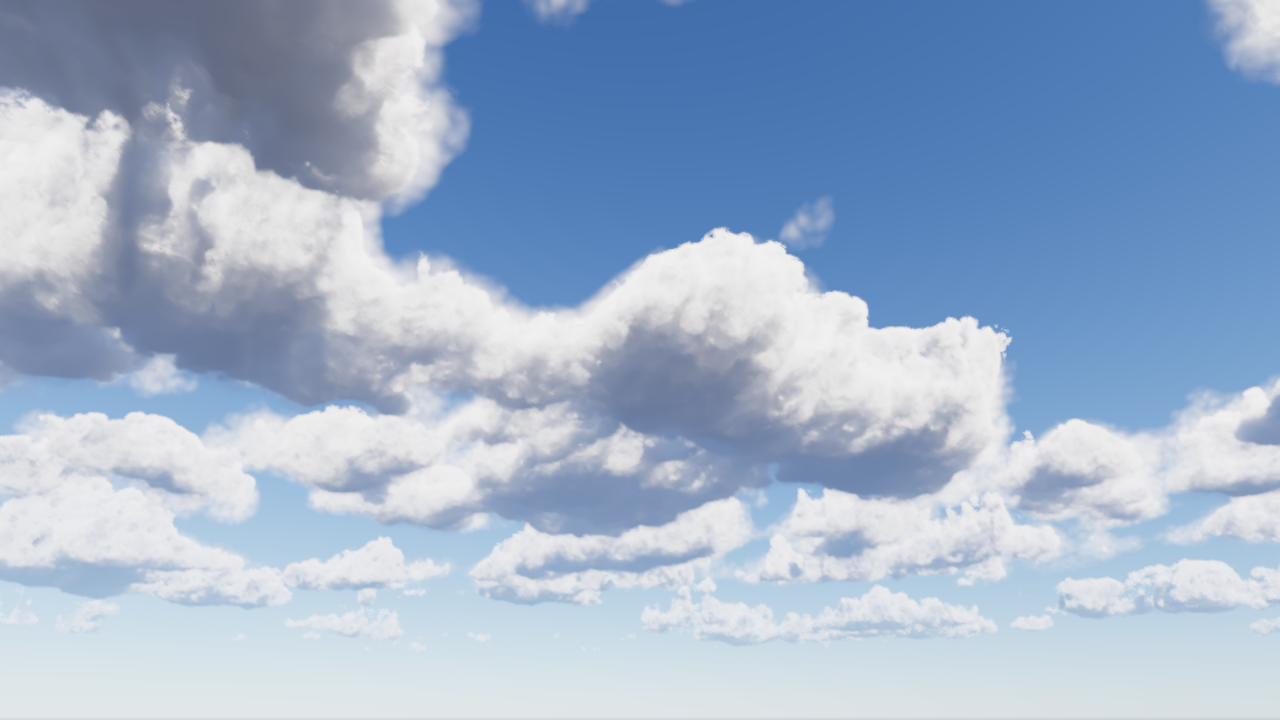
#> input picture work/captures/P2-5a/flip/gp7.png, 1280 x 720 px, found by its file name
$ python sheet.py
#> lines starting #> are read from the running program, lines starting #| are printed output that depends on the picture
# P2.5a sheet: gp7 off | on (edgeLead +1) | on flipped (edgeLead -1), fit lighting; under each a 1:1 crop (cyan box) of the central
# body's top and upper flanks; below, ground off | on. Run from this directory: python3 sheet.py
from PIL import Image, ImageDraw
CX, CY = 420, 200   # top-left of the 640x360 1:1 crop, full-res px
W, H, LH, G = 640, 360, 18, 8
cols = [('off', 'gp7 edge character OFF (main)'), ('on', 'gp7 ON, edgeLead +1 (leading crisp)'), ('flip', 'gp7 ON, edgeLead -1 (flipped)')]
sheet = Image.new('RGB', (3 * W + 2 * G, 2 * (LH + H) + LH + H), (20, 20, 20))
#> sheet: PIL image 1936x1134 RGB; every value is 20
d = ImageDraw.Draw(sheet)
for c, (s, name) in enumerate(cols):
    im = Image.open(f'{s}/gp7.png').convert('RGB'); x0 = c * (W + G)
#> further down, im is the input picture: PIL image 1280x720 RGB; mean R, G, B 159.2, 178.6, 204
    d.text((x0 + 6, 3), name, fill=(230, 230, 230))
    sheet.paste(im.resize((W, H), Image.LANCZOS), (x0, LH))
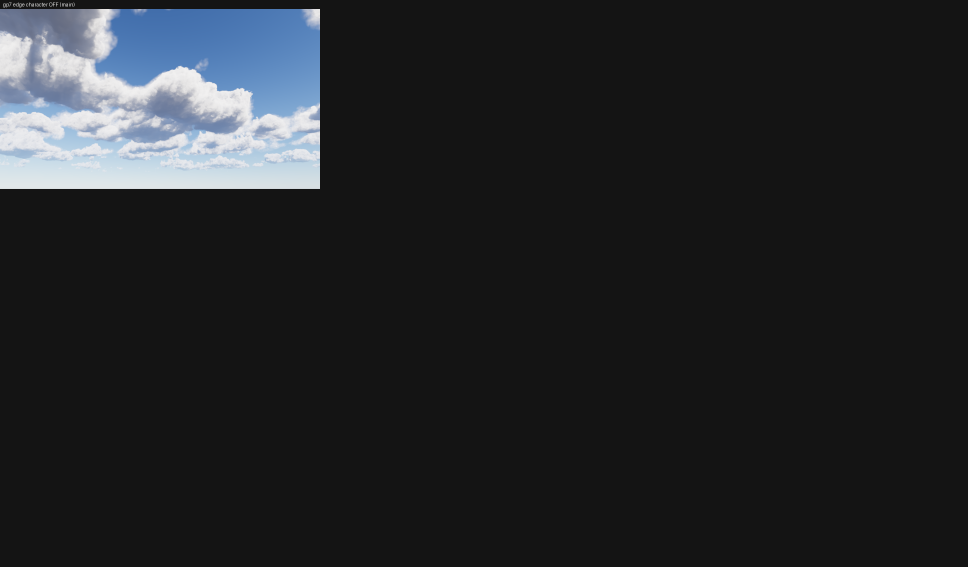
#> sheet: PIL image 1936x1134 RGB (shown at 1/2 size); mean R, G, B 34.6, 36.7, 39.3
    d.rectangle((x0 + CX // 2, LH + CY // 2, x0 + CX // 2 + W // 2, LH + CY // 2 + H // 2), outline=(0, 200, 255))
    d.text((x0 + 6, LH + H + 3), '1:1 crop (cyan box)', fill=(230, 230, 230))
    sheet.paste(im.crop((CX, CY, CX + W, CY + H)), (x0, 2 * LH + H))
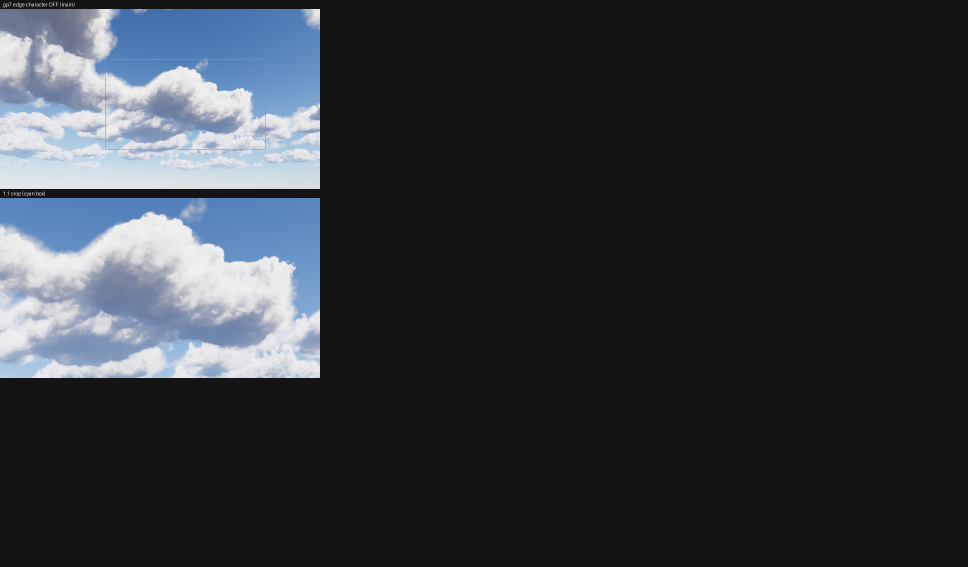
#> sheet: PIL image 1936x1134 RGB (shown at 1/2 size); mean R, G, B 49.7, 53.6, 58.8
y = 2 * (LH + H)
for c, (s, name) in enumerate([('off', 'ground OFF'), ('on', 'ground ON, edgeLead +1')]):
    im = Image.open(f'{s}/ground.png').convert('RGB'); x0 = c * (W + G)
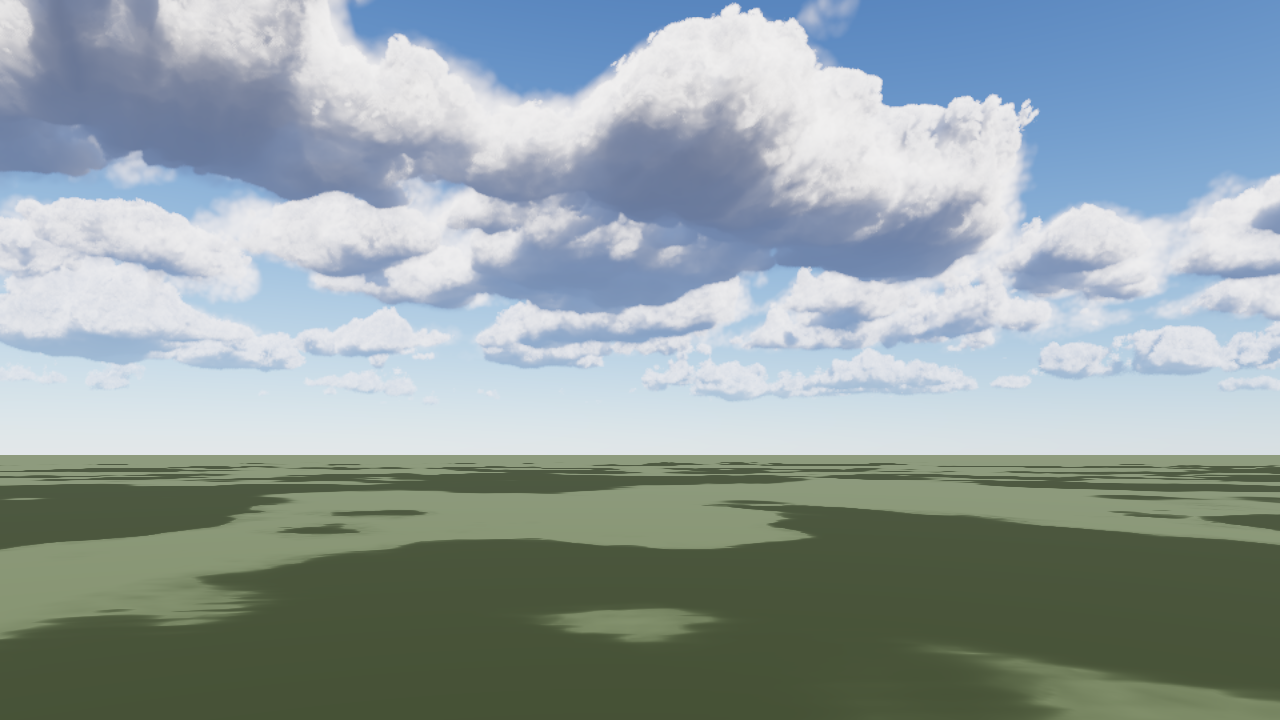
#> input picture work/captures/P2-5a/off/ground.png, 1280 x 720 px
#> further down, im is the input picture: PIL image 1280x720 RGB; mean R, G, B 146.2, 160, 161.8
    d.text((x0 + 6, y + 3), name, fill=(230, 230, 230))
    sheet.paste(im.resize((W, H), Image.LANCZOS), (x0, y + LH))
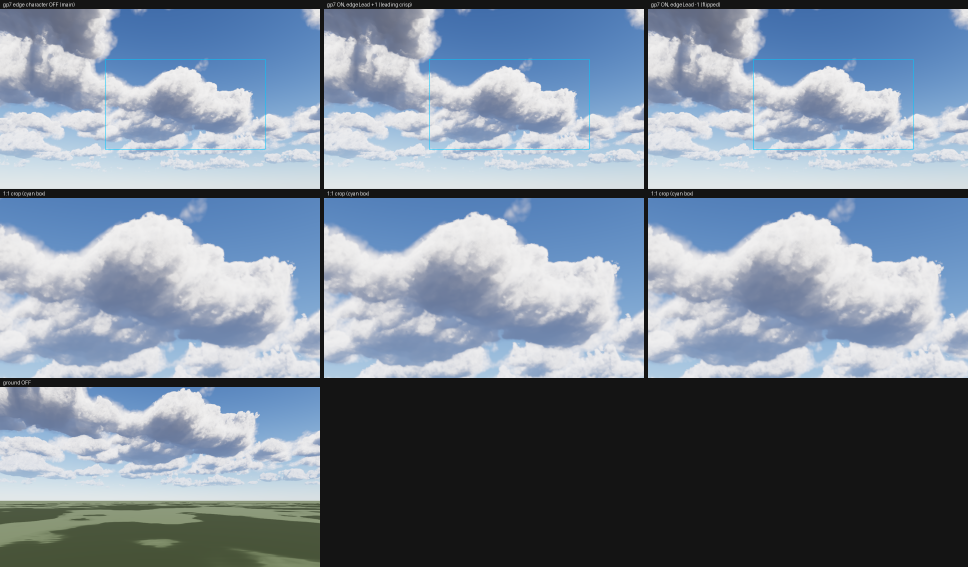
#> sheet: PIL image 1936x1134 RGB (shown at 1/2 size); mean R, G, B 122.5, 135.5, 151.4
sheet.save('sheet.jpg', quality=80)
